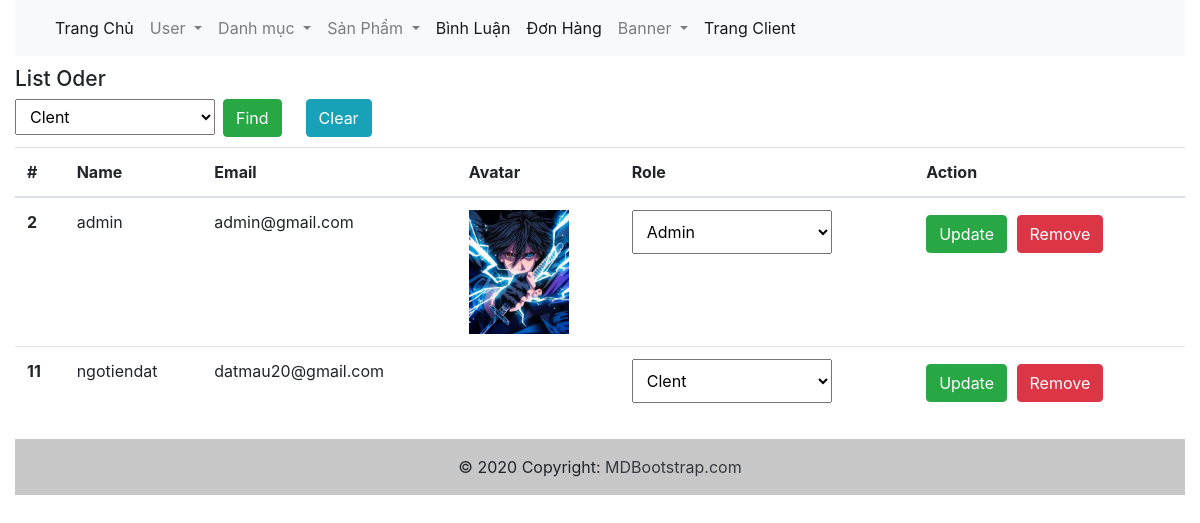
The page /adminuser (signed in) on the database its author committed.
### tables this page shows
CREATE TABLE `user` (
  `id` int(20) NOT NULL,
  `name` varchar(230) NOT NULL,
  `email` varchar(230) NOT NULL,
  `password` varchar(230) NOT NULL,
  `avatar` varchar(230) NOT NULL DEFAULT 'https://img.freepik.com/free-vector/businessman-character-avatar-isolated_24877-60111.jpg?w=2000',
  `phone` varchar(12) DEFAULT NULL,
  `address` varchar(230) DEFAULT NULL,
  `role` int(20) NOT NULL DEFAULT 0
);

### app/core/Controllers.php (called while the page is built, shortened)
<?php
class Controller
{
    public function CModel($model)
    {
        return new $model;
    }
    public function CView($view, $data = [])
    {
        require_once './app/views/' . $view . '.php';
    }
}

### app/controllers/AdminUser.controller.php (called while the page is built, shortened)
<?php
class AdminUser extends Controller
{
    function index()
    {
        $this->ListData();
    }
    function ListData()
    {
        $userModel = $this->CModel("User");
        $role = null;
        $this->CView(
            'admin',
            [
                'Role' => $role,
                'User' => $userModel->findData($role),
                'Header' => 'header',
                'Page' => 'user/index',
                'Footer' => 'footer',
            ]
        );
    }
}

### index.php (called while the page is built, shortened)
<?php
$app = new App();

### app/core/db.php (called while the page is built, shortened)
<?php
class DB
{
    protected $servername = 'localhost';
    protected $username = "root";
    protected $password = "";
    function __construct()
    {
        $this->conn = mysqli_connect($this->servername, $this->username, $this->password);
    }
}

### app/models/User.model.php (called while the page is built, shortened)
<?php
class User extends DB
{
    public function findData($role)
    {
        $qr = "SELECT * FROM user";
        return mysqli_query($this->conn, $qr);
    }
}

### app/views/pages/admin/user/index.php (the view, shortened to what this page needs)
<h1 style="font-size: 21px; margin-top: 10px;text-transform: capitalize;">List Oder</h1>
<?php
$dataRole = array(
    "Clent",
    "Admin",
)
?>
<div style="display: flex; justify-content: flex-start; align-items: flex-start;">
    <form action="" style="display: flex; justify-content: flex-start; align-items: flex-start;">
        <select style="width: 200px; padding: 6px 0 6px 10px; outline: none;" class="form-select form-select-lg" name="role" id="role">
            <?php foreach ($dataRole as $index => $value) { ?>
                <option <?php if ($index == $data['Role']) {
                            echo 'selected';
                        } ?> value="<?= $index ?>">
                    <?php echo $value ?>
                </option>
            <?php } ?>
        </select>
        <input class="btn btn-success ml-2" type="submit" value="Find">
    </form>
    <a href="<?= BASE_URL ?>adminuser" class="btn btn-info ml-4">Clear</a>
</div>
<table class="table" style="margin-top: 10px;">
    <thead>
        <tr>
            <th scope="col">#</th>
            <th scope="col">Name</th>
            <th scope="col">Email</th>
            <th scope="col">Avatar</th>
            <th scope="col">Role</th>
            <th scope="col">Action</th>
        </tr>
    </thead>
    <tbody>
        <?php while ($row = mysqli_fetch_array($data['User'])) { ?>
            <form method="POST" action="<?= BASE_URL ?>adminuser/aupdate/<?= $row['id'] ?>">
                <tr>
                    <th scope="row"><?php echo $row['id'] ?></th>
                    <td><?php echo $row['name'] ?></td>
                    <td><?php echo $row['email'] ?></td>
                    <td><img style="width: 100%; max-width: 100px;" src="<?= BASE_URL ?>/upload/<?php echo $row['avatar'] ?>" alt=""></td>
                    <td>
                        <select style="width: 200px; padding: 10px 0 10px 10px; outline: none;" class="form-select form-select-lg" name="role" id="role">
                            <?php foreach ($dataRole as $index => $value) { ?>
                                <option <?php if ($index == $row['role']) {
                                            echo 'selected';
                                        } ?> value="<?= $index ?>">
                                    <?php echo $value ?>
                                </option>
                            <?php } ?>
                        </select>
                    </td>
                    <td>
                        <input type="submit" value="Update" class="btn btn-success">
                        <a class="btn btn-danger" style="margin: 5px 5px;" href="<?= BASE_URL ?>adminuser/aremove/<?= $row['id'] ?>">Remove</a>
                    </td>
                </tr>
            </form>
        <?php } ?>
    </tbody>
</table>

### rows shown on the page
user: id "2", name "admin", email "admin@gmail.com", avatar (picture), role "Admin"
user: id "11", name "ngotiendat", email "datmau20@gmail.com", role "Clent"

### other values the page prints
form field role "Clent"
